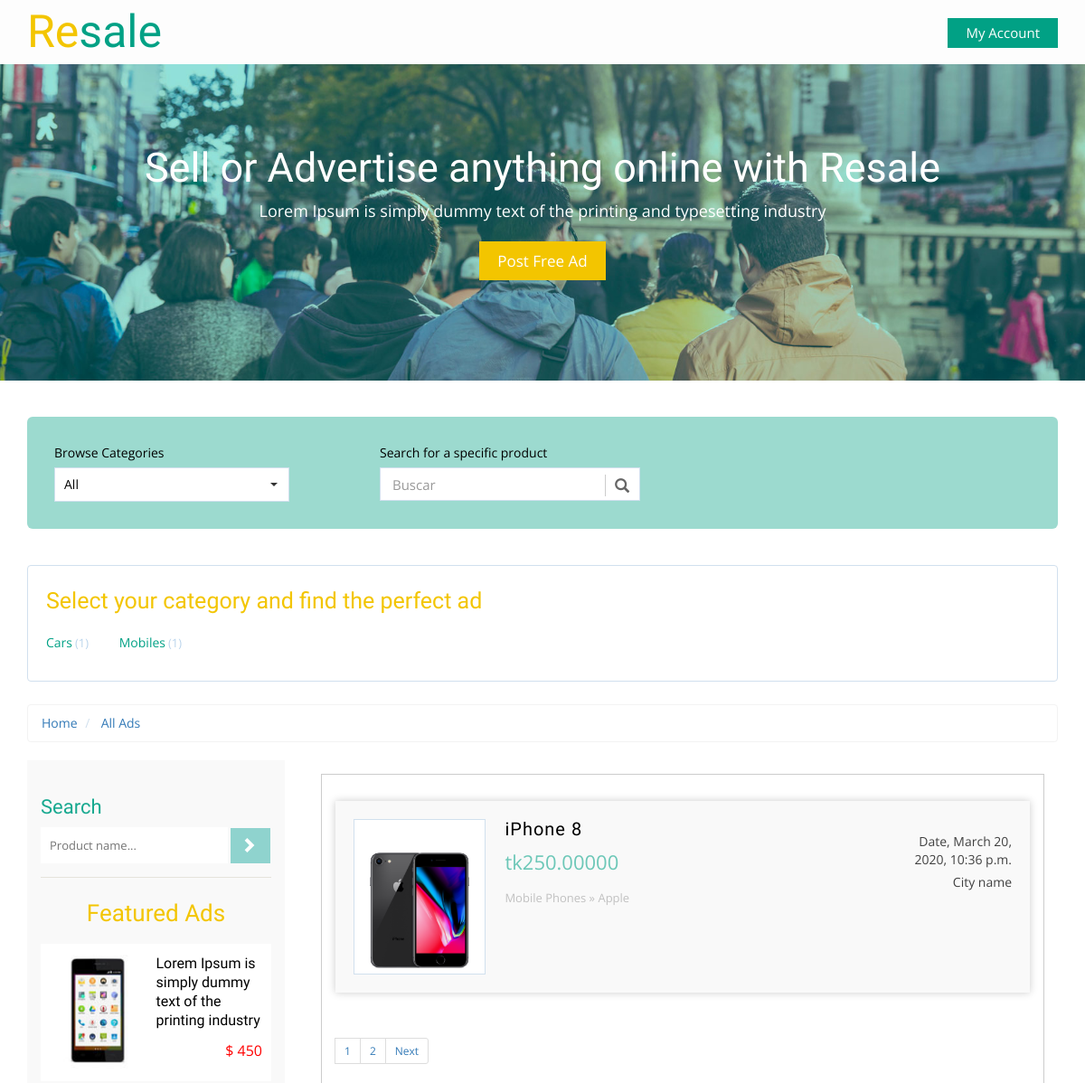
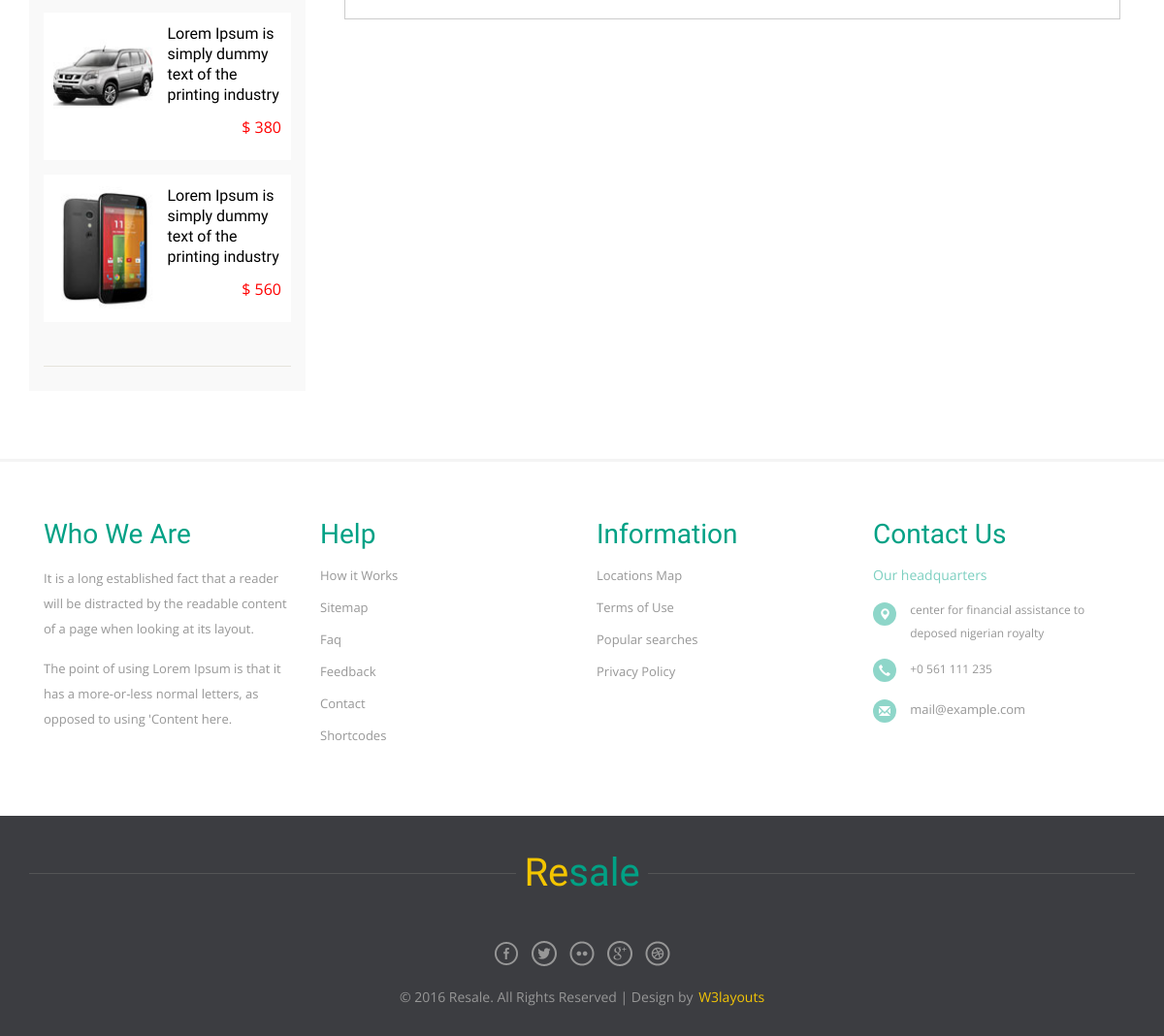
Screenshot of /products/ with the database file from the repository (2 pictures, top to bottom).
### product/models.py (models this page shows, shortened)
class Category(models.Model):
    category_name = models.CharField(max_length=50)
    image = models.ImageField(upload_to='category/', blank=True, null=True)
    slug = models.SlugField(blank=True, null=True)
    class Meta:
        verbose_name = 'category'
        verbose_name_plural = 'categories'
    def __str__(self):
        return self.category_name

class Product(models.Model):
    CONDITION_TYPE = (
        ('New', 'New'),
        ('Used', 'Used')
    )
    name = models.CharField(max_length=100)
    owner = models.ForeignKey(User, on_delete=models.CASCADE)
    description = models.TextField(max_length=500)
    condition = models.CharField(max_length=100, choices=CONDITION_TYPE)
    category = models.ForeignKey('Category', on_delete=models.SET_NULL, null=True)
    brand = models.ForeignKey('Brand', on_delete=models.SET_NULL, null=True)
    price = models.DecimalField(max_digits=10, decimal_places=5)
    image = models.ImageField(upload_to='main_product/', blank=True, null=True)
    created = models.DateTimeField(default=timezone.now)
    slug = models.SlugField(blank=True, null=True)

class Brand(models.Model):
    brand_name = models.CharField(max_length=50)
    class Meta:
        verbose_name = 'brand'
        verbose_name_plural = 'brands'
    def __str__(self):
        return self.brand_name

### product/views.py (the view, shortened to what this page needs)
# urls.py: path('', views.productlist, name='product_list'),
def productlist(request, category_slug=None):
    category = None
    productlist = Product.objects.all()
    categorylist = Category.objects.annotate(total_products=Count('product'))
    if category_slug:
        category = get_object_or_404(Category, slug=category_slug)
        productlist = productlist.filter(category=category)
    search_query = request.GET.get('q')
    paginator = Paginator(productlist, 1)
    page = request.GET.get('page')
    productlist = paginator.get_page(page)
    template = 'Product/product_list.html'
    context = {'product_list': productlist, 'category_list': categorylist, 'category': category}
    return render(request, template, context)

### product/templates/Product/product_list.html (shortened to what this page needs)
{% extends 'base.html' %}
{% block body %}
	<div class="total-ads main-grid-border">
		<div class="container">
			<div class="select-box">
				<div class="browse-category ads-list">
					<label>Browse Categories</label>
					<select class="selectpicker show-tick" data-live-search="true">
					  <option data-tokens="Mobiles">All</option>
					</select>
				</div>
				<div class="search-product ads-list">
					<label>Search for a specific product</label>
					<div class="search">
						<div id="custom-search-input">
						<div class="input-group">
							<input type="text" class="form-control input-lg" placeholder="Buscar" />
							<span class="input-group-btn">
								<button class="btn btn-info btn-lg" type="button">
									<i class="glyphicon glyphicon-search"></i>
								</button>
							</span>
						</div>
					</div>
					</div>
				</div>
			</div>
			<div class="all-categories">
				<h3> Select your category and find the perfect ad</h3>
				<ul class="all-cat-list">
					{% for category in category_list %}
					<li><a href="{% url 'products:product_list_category' category.slug %}">{{category}}<span class="num-of-ads">({{category.total_products}})</span></a></li>
					{% endfor %}
				</ul>
			</div>
			<ol class="breadcrumb" style="margin-bottom: 5px;">
			  <li><a href="/">Home</a></li>
				<li class="active"> <a href="{% url 'products:product_list' %}"> All Ads </a></li>
			</ol>
			<div class="ads-grid">
				<div class="side-bar col-md-3">
					<div class="search-hotel">
					<h3 class="sear-head">Search</h3>
					<form method="GET" action="{% url 'products:product_list' %}">
						<input type="text" placeholder="Product name..." name="q" required="">
						<input type="submit" value=" ">
					</form>
				</div>
				<div class="featured-ads">
					<h2 class="sear-head fer">Featured Ads</h2>
					<div class="featured-ad">
						<a href="single.html">
							<div class="featured-ad-left">
								<img src="images/f1.jpg" title="ad image" alt="" />
							</div>
							<div class="featured-ad-right">
								<h4>Lorem Ipsum is simply dummy text of the printing industry</h4>
								<p>$ 450</p>
							</div>
							<div class="clearfix"></div>
						</a>
					</div>
					<div class="featured-ad">
						<a href="single.html">
							<div class="featured-ad-left">
								<img src="images/f2.jpg" title="ad image" alt="" />
							</div>
							<div class="featured-ad-right">
								<h4>Lorem Ipsum is simply dummy text of the printing industry</h4>
								<p>$ 380</p>
							</div>
							<div class="clearfix"></div>
						</a>
					</div>
					<div class="featured-ad">
						<a href="single.html">
							<div class="featured-ad-left">
								<img src="images/f3.jpg" title="ad image" alt="" />
							</div>
							<div class="featured-ad-right">
								<h4>Lorem Ipsum is simply dummy text of the printing industry</h4>
								<p>$ 560</p>
							</div>
							<div class="clearfix"></div>
						</a>
					</div>
				</div>
				</div>
				<div class="ads-display col-md-9">
					<div class="wrapper">
					<div class="bs-example bs-example-tabs" role="tabpanel" data-example-id="togglable-tabs">
					  <div id="myTabContent" class="tab-content">
						<div role="tabpanel" class="tab-pane fade in active" id="home" aria-labelledby="home-tab">
						   <div>
												<div id="container">
							<ul class="list">
								{% for product in product_list %}
									<a href="{% url 'products:product_detail' product.slug %}">
										<li>
									<img src="{{product.image.url}}" title="" alt="" />
									<section class="list-left">
									<h5 class="title">{{product.name}}</h5>
									<span class="adprice">tk{{product.price}}</span>
									<p class="catpath">Mobile Phones » {{product.brand}}</p>
									</section>
									<section class="list-right">
									<span class="date">Date, {{product.created}}</span>
									<span class="cityname">City name</span>
									</section>
									<div class="clearfix"></div>
									</li>
									</a>
								{% endfor %}
							</ul>
						</div>
							</div>
						</div>
						{% if product_list.has_other_pages %}
							<ul class="pagination pagination-sm">
								{% for pages in product_list.paginator.page_range %}
									{% if product_list.number == pages %}
										<li><a href="#">{{pages}}</a></li>
									{% else %}
										<li><a href="?page={{pages}}">{{pages}}</a></li>
									{% endif %}
								{% endfor %}
								{% if product_list.has_next %}
									<li><a href="?page={{ product_list.next_page_number }}">Next</a></li>
								{% else %}
									<li class="disabled"></li>
								{% endif %}
							</ul>
						 {% endif %}
					  </div>
					</div>
				</div>
				</div>
				<div class="clearfix"></div>
			</div>
		</div>
	</div>
{% endblock body %}

### rows the page displays
Category: category_name "Cars", total_products "1"
Category: category_name "Mobiles", total_products "1"
Product: image (picture), name "iPhone 8", price "250.00000", brand "Apple", created "March 20, 2020, 10:36 p.m."

### other values shown
{{ pages }} "1"
{{ pages }} "2"
